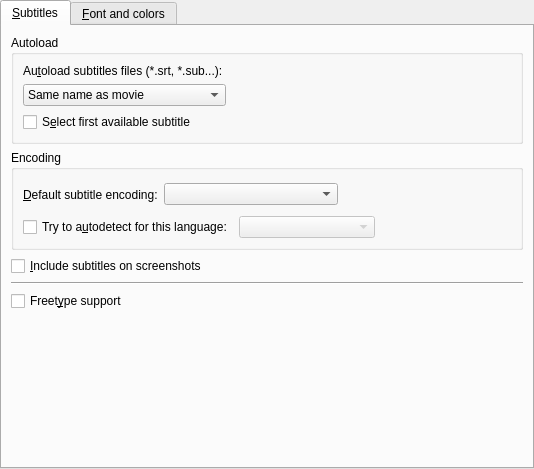
<ui version="4.0" >
 <class>PrefSubtitles</class>
 <widget class="QWidget" name="PrefSubtitles" >
  <property name="geometry" >
   <rect>
    <x>0</x>
    <y>0</y>
    <width>534</width>
    <height>469</height>
   </rect>
  </property>
  <property name="windowTitle" >
   <string/>
  </property>
  <layout class="QVBoxLayout" >
   <property name="leftMargin" >
    <number>0</number>
   </property>
   <property name="topMargin" >
    <number>0</number>
   </property>
   <property name="rightMargin" >
    <number>0</number>
   </property>
   <property name="bottomMargin" >
    <number>0</number>
   </property>
   <item>
    <widget class="QTabWidget" name="subtitles_tab" >
     <property name="currentIndex" >
      <number>0</number>
     </property>
     <widget class="QWidget" name="tab1" >
      <attribute name="title" >
       <string>&amp;Subtitles</string>
      </attribute>
      <layout class="QVBoxLayout" >
       <property name="spacing" >
        <number>6</number>
       </property>
       <item>
        <widget class="QGroupBox" name="groupBox" >
         <property name="title" >
          <string>Autoload</string>
         </property>
         <layout class="QGridLayout" >
          <property name="leftMargin" >
           <number>9</number>
          </property>
          <property name="topMargin" >
           <number>9</number>
          </property>
          <property name="rightMargin" >
           <number>9</number>
          </property>
          <property name="bottomMargin" >
           <number>9</number>
          </property>
          <property name="horizontalSpacing" >
           <number>6</number>
          </property>
          <property name="verticalSpacing" >
           <number>6</number>
          </property>
          <item row="0" column="0" >
           <widget class="QLabel" name="textLabel5" >
            <property name="text" >
             <string>Au&amp;toload subtitles files (*.srt, *.sub...):</string>
            </property>
            <property name="wordWrap" >
             <bool>false</bool>
            </property>
            <property name="buddy" >
             <cstring>font_autoload_combo</cstring>
            </property>
           </widget>
          </item>
          <item row="2" column="0" colspan="2" >
           <widget class="QCheckBox" name="font_autoload_check" >
            <property name="text" >
             <string>S&amp;elect first available subtitle</string>
            </property>
           </widget>
          </item>
          <item row="1" column="0" >
           <widget class="QComboBox" name="font_autoload_combo" >
            <item>
             <property name="text" >
              <string>Same name as movie</string>
             </property>
            </item>
            <item>
             <property name="text" >
              <string>All subs containing movie name</string>
             </property>
            </item>
            <item>
             <property name="text" >
              <string>All subs in directory</string>
             </property>
            </item>
           </widget>
          </item>
          <item row="1" column="1" >
           <spacer>
            <property name="orientation" >
             <enum>Qt::Horizontal</enum>
            </property>
            <property name="sizeType" >
             <enum>QSizePolicy::Expanding</enum>
            </property>
            <property name="sizeHint" >
             <size>
              <width>131</width>
              <height>21</height>
             </size>
            </property>
           </spacer>
          </item>
         </layout>
        </widget>
       </item>
       <item>
        <widget class="QGroupBox" name="groupBox_3" >
         <property name="title" >
          <string>Encoding</string>
         </property>
         <layout class="QVBoxLayout" >
          <item>
           <layout class="QHBoxLayout" >
            <property name="spacing" >
             <number>6</number>
            </property>
            <property name="leftMargin" >
             <number>0</number>
            </property>
            <property name="topMargin" >
             <number>0</number>
            </property>
            <property name="rightMargin" >
             <number>0</number>
            </property>
            <property name="bottomMargin" >
             <number>0</number>
            </property>
            <item>
             <widget class="QLabel" name="textLabel4" >
              <property name="text" >
               <string>&amp;Default subtitle encoding:</string>
              </property>
              <property name="wordWrap" >
               <bool>false</bool>
              </property>
              <property name="buddy" >
               <cstring>font_encoding_combo</cstring>
              </property>
             </widget>
            </item>
            <item>
             <widget class="QComboBox" name="font_encoding_combo" >
              <property name="sizePolicy" >
               <sizepolicy vsizetype="Fixed" hsizetype="Expanding" >
                <horstretch>0</horstretch>
                <verstretch>0</verstretch>
               </sizepolicy>
              </property>
              <property name="editable" >
               <bool>false</bool>
              </property>
             </widget>
            </item>
            <item>
             <spacer>
              <property name="orientation" >
               <enum>Qt::Horizontal</enum>
              </property>
              <property name="sizeType" >
               <enum>QSizePolicy::Expanding</enum>
              </property>
              <property name="sizeHint" >
               <size>
                <width>161</width>
                <height>31</height>
               </size>
              </property>
             </spacer>
            </item>
           </layout>
          </item>
          <item>
           <layout class="QHBoxLayout" >
            <property name="bottomMargin" >
             <number>0</number>
            </property>
            <item>
             <widget class="QCheckBox" name="use_enca_check" >
              <property name="text" >
               <string>Try to a&amp;utodetect for this language:</string>
              </property>
             </widget>
            </item>
            <item>
             <widget class="QComboBox" name="enca_lang_combo" >
              <property name="enabled" >
               <bool>false</bool>
              </property>
              <property name="sizePolicy" >
               <sizepolicy vsizetype="Fixed" hsizetype="Expanding" >
                <horstretch>0</horstretch>
                <verstretch>0</verstretch>
               </sizepolicy>
              </property>
             </widget>
            </item>
            <item>
             <spacer>
              <property name="orientation" >
               <enum>Qt::Horizontal</enum>
              </property>
              <property name="sizeHint" >
               <size>
                <width>40</width>
                <height>20</height>
               </size>
              </property>
             </spacer>
            </item>
           </layout>
          </item>
         </layout>
        </widget>
       </item>
       <item>
        <widget class="QCheckBox" name="subtitles_on_screeshots_check" >
         <property name="text" >
          <string>&amp;Include subtitles on screenshots</string>
         </property>
        </widget>
       </item>
       <item>
        <widget class="Line" name="line" >
         <property name="sizePolicy" >
          <sizepolicy vsizetype="Fixed" hsizetype="Expanding" >
           <horstretch>0</horstretch>
           <verstretch>0</verstretch>
          </sizepolicy>
         </property>
         <property name="orientation" >
          <enum>Qt::Horizontal</enum>
         </property>
        </widget>
       </item>
       <item>
        <widget class="QCheckBox" name="freetype_check" >
         <property name="text" >
          <string>Freet&amp;ype support</string>
         </property>
        </widget>
       </item>
       <item>
        <spacer>
         <property name="orientation" >
          <enum>Qt::Vertical</enum>
         </property>
         <property name="sizeType" >
          <enum>QSizePolicy::Expanding</enum>
         </property>
         <property name="sizeHint" >
          <size>
           <width>20</width>
           <height>20</height>
          </size>
         </property>
        </spacer>
       </item>
      </layout>
     </widget>
     <widget class="QWidget" name="tab2" >
      <attribute name="title" >
       <string>&amp;Font and colors</string>
      </attribute>
      <layout class="QGridLayout" >
       <item row="0" column="0" >
        <widget class="QPushButton" name="normal_subs_button" >
         <property name="text" >
          <string>Enable &amp;normal subtitles</string>
         </property>
         <property name="checkable" >
          <bool>true</bool>
         </property>
         <property name="autoExclusive" >
          <bool>true</bool>
         </property>
        </widget>
       </item>
       <item row="0" column="1" >
        <widget class="QPushButton" name="ass_subs_button" >
         <property name="text" >
          <string>Enable SSA/&amp;ASS subtitles</string>
         </property>
         <property name="checkable" >
          <bool>true</bool>
         </property>
         <property name="autoExclusive" >
          <bool>true</bool>
         </property>
        </widget>
       </item>
       <item row="0" column="2" >
        <spacer>
         <property name="orientation" >
          <enum>Qt::Horizontal</enum>
         </property>
         <property name="sizeHint" >
          <size>
           <width>291</width>
           <height>20</height>
          </size>
         </property>
        </spacer>
       </item>
       <item row="1" column="0" colspan="3" >
        <widget class="QStackedWidget" name="stackedWidget" >
         <property name="sizePolicy" >
          <sizepolicy vsizetype="Expanding" hsizetype="Preferred" >
           <horstretch>0</horstretch>
           <verstretch>0</verstretch>
          </sizepolicy>
         </property>
         <property name="frameShape" >
          <enum>QFrame::StyledPanel</enum>
         </property>
         <property name="frameShadow" >
          <enum>QFrame::Sunken</enum>
         </property>
         <property name="currentIndex" >
          <number>0</number>
         </property>
         <widget class="QWidget" name="normal_subs" >
          <layout class="QVBoxLayout" >
           <item>
            <widget class="QGroupBox" name="groupBox_5" >
             <property name="title" >
              <string>Font</string>
             </property>
             <layout class="QGridLayout" >
              <property name="leftMargin" >
               <number>4</number>
              </property>
              <property name="topMargin" >
               <number>4</number>
              </property>
              <property name="rightMargin" >
               <number>4</number>
              </property>
              <property name="bottomMargin" >
               <number>4</number>
              </property>
              <property name="horizontalSpacing" >
               <number>6</number>
              </property>
              <property name="verticalSpacing" >
               <number>6</number>
              </property>
              <item row="1" column="1" colspan="2" >
               <widget class="FileChooser" name="ttf_font_edit" >
                <property name="enabled" >
                 <bool>false</bool>
                </property>
               </widget>
              </item>
              <item row="2" column="1" >
               <widget class="MyFontComboBox" name="fontCombo" >
                <property name="enabled" >
                 <bool>false</bool>
                </property>
                <property name="sizePolicy" >
                 <sizepolicy vsizetype="Fixed" hsizetype="Preferred" >
                  <horstretch>0</horstretch>
                  <verstretch>0</verstretch>
                 </sizepolicy>
                </property>
               </widget>
              </item>
              <item row="0" column="0" colspan="3" >
               <widget class="QLabel" name="textLabel1" >
                <property name="text" >
                 <string>Select the font which will be used for subtitles (and OSD):</string>
                </property>
                <property name="wordWrap" >
                 <bool>false</bool>
                </property>
               </widget>
              </item>
              <item row="2" column="0" >
               <widget class="QRadioButton" name="system_font_button" >
                <property name="text" >
                 <string>S&amp;ystem font:</string>
                </property>
               </widget>
              </item>
              <item row="2" column="2" >
               <spacer>
                <property name="orientation" >
                 <enum>Qt::Horizontal</enum>
                </property>
                <property name="sizeHint" >
                 <size>
                  <width>121</width>
                  <height>20</height>
                 </size>
                </property>
               </spacer>
              </item>
              <item row="1" column="0" >
               <widget class="QRadioButton" name="ttf_font_button" >
                <property name="text" >
                 <string>&amp;TTF font:</string>
                </property>
               </widget>
              </item>
             </layout>
            </widget>
           </item>
           <item>
            <widget class="QGroupBox" name="groupBox_6" >
             <property name="title" >
              <string>Size</string>
             </property>
             <layout class="QGridLayout" >
              <property name="leftMargin" >
               <number>4</number>
              </property>
              <property name="topMargin" >
               <number>4</number>
              </property>
              <property name="rightMargin" >
               <number>4</number>
              </property>
              <property name="bottomMargin" >
               <number>4</number>
              </property>
              <property name="horizontalSpacing" >
               <number>6</number>
              </property>
              <property name="verticalSpacing" >
               <number>6</number>
              </property>
              <item row="0" column="0" colspan="3" >
               <layout class="QHBoxLayout" >
                <property name="spacing" >
                 <number>6</number>
                </property>
                <property name="leftMargin" >
                 <number>0</number>
                </property>
                <property name="topMargin" >
                 <number>0</number>
                </property>
                <property name="rightMargin" >
                 <number>0</number>
                </property>
                <property name="bottomMargin" >
                 <number>0</number>
                </property>
                <item>
                 <widget class="QLabel" name="textLabel2_2" >
                  <property name="text" >
                   <string>A&amp;utoscale:</string>
                  </property>
                  <property name="wordWrap" >
                   <bool>false</bool>
                  </property>
                  <property name="buddy" >
                   <cstring>font_autoscale_combo</cstring>
                  </property>
                 </widget>
                </item>
                <item>
                 <widget class="QComboBox" name="font_autoscale_combo" >
                  <item>
                   <property name="text" >
                    <string>No autoscale</string>
                   </property>
                  </item>
                  <item>
                   <property name="text" >
                    <string>Proportional to movie height</string>
                   </property>
                  </item>
                  <item>
                   <property name="text" >
                    <string>Proportional to movie width</string>
                   </property>
                  </item>
                  <item>
                   <property name="text" >
                    <string>Proportional to movie diagonal</string>
                   </property>
                  </item>
                 </widget>
                </item>
                <item>
                 <spacer>
                  <property name="orientation" >
                   <enum>Qt::Horizontal</enum>
                  </property>
                  <property name="sizeHint" >
                   <size>
                    <width>71</width>
                    <height>20</height>
                   </size>
                  </property>
                 </spacer>
                </item>
               </layout>
              </item>
              <item row="1" column="2" >
               <spacer>
                <property name="orientation" >
                 <enum>Qt::Horizontal</enum>
                </property>
                <property name="sizeHint" >
                 <size>
                  <width>40</width>
                  <height>20</height>
                 </size>
                </property>
               </spacer>
              </item>
              <item row="1" column="1" >
               <widget class="QDoubleSpinBox" name="font_text_scale_spin" >
                <property name="decimals" >
                 <number>1</number>
                </property>
                <property name="singleStep" >
                 <double>0.200000000000000</double>
                </property>
               </widget>
              </item>
              <item row="1" column="0" >
               <widget class="QLabel" name="scale_label" >
                <property name="text" >
                 <string>Default s&amp;cale:</string>
                </property>
                <property name="alignment" >
                 <set>Qt::AlignRight|Qt::AlignTrailing|Qt::AlignVCenter</set>
                </property>
                <property name="buddy" >
                 <cstring>font_text_scale_spin</cstring>
                </property>
               </widget>
              </item>
             </layout>
            </widget>
           </item>
           <item>
            <widget class="QGroupBox" name="groupBox_2" >
             <property name="title" >
              <string>Position</string>
             </property>
             <layout class="QVBoxLayout" >
              <property name="spacing" >
               <number>6</number>
              </property>
              <property name="leftMargin" >
               <number>9</number>
              </property>
              <property name="topMargin" >
               <number>9</number>
              </property>
              <property name="rightMargin" >
               <number>9</number>
              </property>
              <property name="bottomMargin" >
               <number>9</number>
              </property>
              <item>
               <widget class="QLabel" name="textLabel1_22" >
                <property name="text" >
                 <string>Default &amp;position of the subtitles on screen</string>
                </property>
                <property name="alignment" >
                 <set>Qt::AlignVCenter</set>
                </property>
                <property name="wordWrap" >
                 <bool>true</bool>
                </property>
                <property name="buddy" >
                 <cstring>sub_pos_slider</cstring>
                </property>
               </widget>
              </item>
              <item>
               <layout class="QHBoxLayout" >
                <property name="spacing" >
                 <number>6</number>
                </property>
                <property name="leftMargin" >
                 <number>0</number>
                </property>
                <property name="topMargin" >
                 <number>0</number>
                </property>
                <property name="rightMargin" >
                 <number>0</number>
                </property>
                <property name="bottomMargin" >
                 <number>0</number>
                </property>
                <item>
                 <widget class="QSlider" name="sub_pos_slider" >
                  <property name="sizePolicy" >
                   <sizepolicy vsizetype="Fixed" hsizetype="Expanding" >
                    <horstretch>0</horstretch>
                    <verstretch>0</verstretch>
                   </sizepolicy>
                  </property>
                  <property name="minimum" >
                   <number>0</number>
                  </property>
                  <property name="maximum" >
                   <number>100</number>
                  </property>
                  <property name="pageStep" >
                   <number>1</number>
                  </property>
                  <property name="orientation" >
                   <enum>Qt::Horizontal</enum>
                  </property>
                 </widget>
                </item>
                <item>
                 <widget class="QLabel" name="sub_pos_label" >
                  <property name="text" >
                   <string>0</string>
                  </property>
                  <property name="wordWrap" >
                   <bool>false</bool>
                  </property>
                 </widget>
                </item>
               </layout>
              </item>
              <item>
               <layout class="QHBoxLayout" >
                <property name="spacing" >
                 <number>6</number>
                </property>
                <property name="leftMargin" >
                 <number>0</number>
                </property>
                <property name="topMargin" >
                 <number>0</number>
                </property>
                <property name="rightMargin" >
                 <number>0</number>
                </property>
                <property name="bottomMargin" >
                 <number>0</number>
                </property>
                <item>
                 <widget class="QLabel" name="textLabel2_9" >
                  <property name="text" >
                   <string>Top</string>
                  </property>
                  <property name="wordWrap" >
                   <bool>false</bool>
                  </property>
                 </widget>
                </item>
                <item>
                 <spacer>
                  <property name="orientation" >
                   <enum>Qt::Horizontal</enum>
                  </property>
                  <property name="sizeType" >
                   <enum>QSizePolicy::Expanding</enum>
                  </property>
                  <property name="sizeHint" >
                   <size>
                    <width>131</width>
                    <height>20</height>
                   </size>
                  </property>
                 </spacer>
                </item>
                <item>
                 <widget class="QLabel" name="textLabel3_5" >
                  <property name="text" >
                   <string>Bottom</string>
                  </property>
                  <property name="wordWrap" >
                   <bool>false</bool>
                  </property>
                 </widget>
                </item>
               </layout>
              </item>
             </layout>
            </widget>
           </item>
           <item>
            <spacer>
             <property name="orientation" >
              <enum>Qt::Vertical</enum>
             </property>
             <property name="sizeHint" >
              <size>
               <width>490</width>
               <height>31</height>
              </size>
             </property>
            </spacer>
           </item>
          </layout>
         </widget>
         <widget class="QWidget" name="ass_subs" >
          <layout class="QVBoxLayout" >
           <item>
            <layout class="QHBoxLayout" >
             <item>
              <widget class="QLabel" name="ass_scale_label" >
               <property name="text" >
                <string>Defa&amp;ult scale:</string>
               </property>
               <property name="buddy" >
                <cstring>ass_font_scale_spin</cstring>
               </property>
              </widget>
             </item>
             <item>
              <widget class="QDoubleSpinBox" name="ass_font_scale_spin" >
               <property name="sizePolicy" >
                <sizepolicy vsizetype="Fixed" hsizetype="Maximum" >
                 <horstretch>0</horstretch>
                 <verstretch>0</verstretch>
                </sizepolicy>
               </property>
               <property name="maximum" >
                <double>100.000000000000000</double>
               </property>
               <property name="singleStep" >
                <double>0.200000000000000</double>
               </property>
              </widget>
             </item>
             <item>
              <spacer>
               <property name="orientation" >
                <enum>Qt::Horizontal</enum>
               </property>
               <property name="sizeHint" >
                <size>
                 <width>121</width>
                 <height>20</height>
                </size>
               </property>
              </spacer>
             </item>
             <item>
              <widget class="QLabel" name="label_11" >
               <property name="text" >
                <string>&amp;Line spacing:</string>
               </property>
               <property name="buddy" >
                <cstring>ass_line_spacing_spin</cstring>
               </property>
              </widget>
             </item>
             <item>
              <widget class="QSpinBox" name="ass_line_spacing_spin" >
               <property name="minimum" >
                <number>-20</number>
               </property>
               <property name="maximum" >
                <number>20</number>
               </property>
              </widget>
             </item>
            </layout>
           </item>
           <item>
            <widget class="QWidget" native="1" name="styles_container" >
             <property name="enabled" >
              <bool>true</bool>
             </property>
             <layout class="QGridLayout" >
              <property name="leftMargin" >
               <number>4</number>
              </property>
              <property name="topMargin" >
               <number>4</number>
              </property>
              <property name="rightMargin" >
               <number>4</number>
              </property>
              <property name="bottomMargin" >
               <number>4</number>
              </property>
              <item row="0" column="0" colspan="2" >
               <widget class="Line" name="line_2" >
                <property name="sizePolicy" >
                 <sizepolicy vsizetype="Fixed" hsizetype="Expanding" >
                  <horstretch>0</horstretch>
                  <verstretch>0</verstretch>
                 </sizepolicy>
                </property>
                <property name="orientation" >
                 <enum>Qt::Horizontal</enum>
                </property>
               </widget>
              </item>
              <item row="1" column="0" colspan="2" >
               <widget class="QLabel" name="label_10" >
                <property name="text" >
                 <string>The following options allows you to define the style to be used for non-styled subtitles (srt, sub...).</string>
                </property>
                <property name="wordWrap" >
                 <bool>true</bool>
                </property>
               </widget>
              </item>
              <item row="2" column="0" >
               <widget class="QGroupBox" name="groupBox_4" >
                <property name="title" >
                 <string>Font</string>
                </property>
                <layout class="QVBoxLayout" >
                 <property name="leftMargin" >
                  <number>4</number>
                 </property>
                 <property name="topMargin" >
                  <number>4</number>
                 </property>
                 <property name="rightMargin" >
                  <number>4</number>
                 </property>
                 <property name="bottomMargin" >
                  <number>4</number>
                 </property>
                 <item>
                  <layout class="QHBoxLayout" >
                   <item>
                    <widget class="MyFontComboBox" name="style_font_combo" />
                   </item>
                  </layout>
                 </item>
                 <item>
                  <layout class="QHBoxLayout" >
                   <item>
                    <widget class="QLabel" name="label" >
                     <property name="text" >
                      <string>Si&amp;ze:</string>
                     </property>
                     <property name="buddy" >
                      <cstring>style_size_spin</cstring>
                     </property>
                    </widget>
                   </item>
                   <item>
                    <widget class="QSpinBox" name="style_size_spin" >
                     <property name="sizePolicy" >
                      <sizepolicy vsizetype="Fixed" hsizetype="Preferred" >
                       <horstretch>0</horstretch>
                       <verstretch>0</verstretch>
                      </sizepolicy>
                     </property>
                     <property name="minimum" >
                      <number>1</number>
                     </property>
                     <property name="value" >
                      <number>10</number>
                     </property>
                    </widget>
                   </item>
                   <item>
                    <spacer>
                     <property name="orientation" >
                      <enum>Qt::Horizontal</enum>
                     </property>
                     <property name="sizeType" >
                      <enum>QSizePolicy::Preferred</enum>
                     </property>
                     <property name="sizeHint" >
                      <size>
                       <width>60</width>
                       <height>20</height>
                      </size>
                     </property>
                    </spacer>
                   </item>
                   <item>
                    <widget class="QCheckBox" name="style_bold_check" >
                     <property name="text" >
                      <string>Bol&amp;d</string>
                     </property>
                    </widget>
                   </item>
                   <item>
                    <widget class="QCheckBox" name="style_italic_check" >
                     <property name="text" >
                      <string>&amp;Italic</string>
                     </property>
                    </widget>
                   </item>
                  </layout>
                 </item>
                </layout>
               </widget>
              </item>
              <item row="2" column="1" >
               <widget class="QGroupBox" name="groupBox_7" >
                <property name="title" >
                 <string>Colors</string>
                </property>
                <layout class="QGridLayout" >
                 <property name="leftMargin" >
                  <number>4</number>
                 </property>
                 <property name="topMargin" >
                  <number>4</number>
                 </property>
                 <property name="rightMargin" >
                  <number>4</number>
                 </property>
                 <property name="bottomMargin" >
                  <number>4</number>
                 </property>
                 <item row="0" column="0" >
                  <widget class="QLabel" name="label_2" >
                   <property name="text" >
                    <string>&amp;Text:</string>
                   </property>
                   <property name="alignment" >
                    <set>Qt::AlignRight|Qt::AlignTrailing|Qt::AlignVCenter</set>
                   </property>
                   <property name="buddy" >
                    <cstring>style_text_color_button</cstring>
                   </property>
                  </widget>
                 </item>
                 <item row="0" column="1" >
                  <widget class="SelectColorButton" name="style_text_color_button" >
                   <property name="text" >
                    <string/>
                   </property>
                  </widget>
                 </item>
                 <item row="1" column="0" >
                  <widget class="QLabel" name="label_3" >
                   <property name="text" >
                    <string>&amp;Border:</string>
                   </property>
                   <property name="alignment" >
                    <set>Qt::AlignRight|Qt::AlignTrailing|Qt::AlignVCenter</set>
                   </property>
                   <property name="buddy" >
                    <cstring>style_border_color_button</cstring>
                   </property>
                  </widget>
                 </item>
                 <item row="1" column="1" >
                  <widget class="SelectColorButton" name="style_border_color_button" >
                   <property name="text" >
                    <string/>
                   </property>
                  </widget>
                 </item>
                </layout>
               </widget>
              </item>
              <item row="3" column="0" >
               <widget class="QGroupBox" name="groupBox_8" >
                <property name="title" >
                 <string>Margins</string>
                </property>
                <layout class="QGridLayout" >
                 <property name="leftMargin" >
                  <number>4</number>
                 </property>
                 <property name="topMargin" >
                  <number>4</number>
                 </property>
                 <property name="rightMargin" >
                  <number>4</number>
                 </property>
                 <property name="bottomMargin" >
                  <number>4</number>
                 </property>
                 <item row="0" column="0" >
                  <widget class="QLabel" name="label_7" >
                   <property name="text" >
                    <string>L&amp;eft:</string>
                   </property>
                   <property name="alignment" >
                    <set>Qt::AlignRight|Qt::AlignTrailing|Qt::AlignVCenter</set>
                   </property>
                   <property name="buddy" >
                    <cstring>style_marginl_spin</cstring>
                   </property>
                  </widget>
                 </item>
                 <item row="0" column="1" >
                  <widget class="QSpinBox" name="style_marginl_spin" />
                 </item>
                 <item row="0" column="2" >
                  <widget class="QLabel" name="label_8" >
                   <property name="text" >
                    <string>&amp;Right:</string>
                   </property>
                   <property name="alignment" >
                    <set>Qt::AlignRight|Qt::AlignTrailing|Qt::AlignVCenter</set>
                   </property>
                   <property name="buddy" >
                    <cstring>style_marginr_spin</cstring>
                   </property>
                  </widget>
                 </item>
                 <item row="0" column="3" >
                  <widget class="QSpinBox" name="style_marginr_spin" />
                 </item>
                 <item row="1" column="0" >
                  <widget class="QLabel" name="label_9" >
                   <property name="text" >
                    <string>Verti&amp;cal:</string>
                   </property>
                   <property name="alignment" >
                    <set>Qt::AlignRight|Qt::AlignTrailing|Qt::AlignVCenter</set>
                   </property>
                   <property name="buddy" >
                    <cstring>style_marginv_spin</cstring>
                   </property>
                  </widget>
                 </item>
                 <item row="1" column="1" >
                  <widget class="QSpinBox" name="style_marginv_spin" />
                 </item>
                 <item row="1" column="2" colspan="2" >
                  <spacer>
                   <property name="orientation" >
                    <enum>Qt::Horizontal</enum>
                   </property>
                   <property name="sizeHint" >
                    <size>
                     <width>101</width>
                     <height>25</height>
                    </size>
                   </property>
                  </spacer>
                 </item>
                </layout>
               </widget>
              </item>
              <item row="3" column="1" >
               <widget class="QGroupBox" name="groupBox_9" >
                <property name="title" >
                 <string>Alignment</string>
                </property>
                <layout class="QGridLayout" >
                 <property name="leftMargin" >
                  <number>4</number>
                 </property>
                 <property name="topMargin" >
                  <number>4</number>
                 </property>
                 <property name="rightMargin" >
                  <number>4</number>
                 </property>
                 <property name="bottomMargin" >
                  <number>4</number>
                 </property>
                 <item row="0" column="0" >
                  <widget class="QLabel" name="label_4" >
                   <property name="text" >
                    <string>&amp;Horizontal:</string>
                   </property>
                   <property name="alignment" >
                    <set>Qt::AlignRight|Qt::AlignTrailing|Qt::AlignVCenter</set>
                   </property>
                   <property name="buddy" >
                    <cstring>style_alignment_combo</cstring>
                   </property>
                  </widget>
                 </item>
                 <item row="0" column="1" >
                  <widget class="QComboBox" name="style_alignment_combo" />
                 </item>
                 <item row="1" column="0" >
                  <widget class="QLabel" name="label_6" >
                   <property name="text" >
                    <string>&amp;Vertical:</string>
                   </property>
                   <property name="alignment" >
                    <set>Qt::AlignRight|Qt::AlignTrailing|Qt::AlignVCenter</set>
                   </property>
                   <property name="buddy" >
                    <cstring>style_valignment_combo</cstring>
                   </property>
                  </widget>
                 </item>
                 <item row="1" column="1" >
                  <widget class="QComboBox" name="style_valignment_combo" />
                 </item>
                </layout>
               </widget>
              </item>
              <item row="4" column="0" colspan="2" >
               <layout class="QHBoxLayout" >
                <item>
                 <widget class="QLabel" name="label_5" >
                  <property name="text" >
                   <string>Border st&amp;yle:</string>
                  </property>
                  <property name="buddy" >
                   <cstring>style_border_style_combo</cstring>
                  </property>
                 </widget>
                </item>
                <item>
                 <widget class="QComboBox" name="style_border_style_combo" />
                </item>
                <item>
                 <spacer>
                  <property name="orientation" >
                   <enum>Qt::Horizontal</enum>
                  </property>
                  <property name="sizeHint" >
                   <size>
                    <width>40</width>
                    <height>20</height>
                   </size>
                  </property>
                 </spacer>
                </item>
                <item>
                 <widget class="QLabel" name="style_outline_label" >
                  <property name="text" >
                   <string>&amp;Outline:</string>
                  </property>
                  <property name="buddy" >
                   <cstring>style_outline_spin</cstring>
                  </property>
                 </widget>
                </item>
                <item>
                 <widget class="QSpinBox" name="style_outline_spin" >
                  <property name="minimum" >
                   <number>0</number>
                  </property>
                  <property name="maximum" >
                   <number>4</number>
                  </property>
                  <property name="value" >
                   <number>0</number>
                  </property>
                 </widget>
                </item>
                <item>
                 <widget class="QLabel" name="style_shadow_label" >
                  <property name="text" >
                   <string>Shado&amp;w:</string>
                  </property>
                  <property name="buddy" >
                   <cstring>style_shadow_spin</cstring>
                  </property>
                 </widget>
                </item>
                <item>
                 <widget class="QSpinBox" name="style_shadow_spin" >
                  <property name="maximum" >
                   <number>4</number>
                  </property>
                 </widget>
                </item>
               </layout>
              </item>
             </layout>
            </widget>
           </item>
           <item>
            <spacer>
             <property name="orientation" >
              <enum>Qt::Vertical</enum>
             </property>
             <property name="sizeHint" >
              <size>
               <width>479</width>
               <height>20</height>
              </size>
             </property>
            </spacer>
           </item>
          </layout>
         </widget>
        </widget>
       </item>
      </layout>
     </widget>
    </widget>
   </item>
  </layout>
 </widget>
 <customwidgets>
  <customwidget>
   <class>FileChooser</class>
   <extends>QLineEdit</extends>
   <header>filechooser.h</header>
  </customwidget>
  <customwidget>
   <class>MyFontComboBox</class>
   <extends>QFontComboBox</extends>
   <header>mycombobox.h</header>
  </customwidget>
  <customwidget>
   <class>SelectColorButton</class>
   <extends>QPushButton</extends>
   <header>selectcolorbutton.h</header>
  </customwidget>
 </customwidgets>
 <tabstops>
  <tabstop>subtitles_tab</tabstop>
  <tabstop>font_autoload_combo</tabstop>
  <tabstop>font_autoload_check</tabstop>
  <tabstop>font_encoding_combo</tabstop>
  <tabstop>use_enca_check</tabstop>
  <tabstop>enca_lang_combo</tabstop>
  <tabstop>subtitles_on_screeshots_check</tabstop>
  <tabstop>normal_subs_button</tabstop>
  <tabstop>ass_subs_button</tabstop>
  <tabstop>ttf_font_button</tabstop>
  <tabstop>ttf_font_edit</tabstop>
  <tabstop>system_font_button</tabstop>
  <tabstop>fontCombo</tabstop>
  <tabstop>font_autoscale_combo</tabstop>
  <tabstop>font_text_scale_spin</tabstop>
  <tabstop>ass_font_scale_spin</tabstop>
  <tabstop>ass_line_spacing_spin</tabstop>
  <tabstop>style_font_combo</tabstop>
  <tabstop>style_size_spin</tabstop>
  <tabstop>style_bold_check</tabstop>
  <tabstop>style_italic_check</tabstop>
  <tabstop>style_text_color_button</tabstop>
  <tabstop>style_border_color_button</tabstop>
  <tabstop>style_marginl_spin</tabstop>
  <tabstop>style_marginr_spin</tabstop>
  <tabstop>style_marginv_spin</tabstop>
  <tabstop>style_alignment_combo</tabstop>
  <tabstop>style_valignment_combo</tabstop>
  <tabstop>style_border_style_combo</tabstop>
  <tabstop>style_outline_spin</tabstop>
  <tabstop>style_shadow_spin</tabstop>
 </tabstops>
 <resources/>
 <connections>
  <connection>
   <sender>ttf_font_button</sender>
   <signal>toggled(bool)</signal>
   <receiver>ttf_font_edit</receiver>
   <slot>setEnabled(bool)</slot>
   <hints>
    <hint type="sourcelabel" >
     <x>83</x>
     <y>114</y>
    </hint>
    <hint type="destinationlabel" >
     <x>273</x>
     <y>114</y>
    </hint>
   </hints>
  </connection>
  <connection>
   <sender>system_font_button</sender>
   <signal>toggled(bool)</signal>
   <receiver>fontCombo</receiver>
   <slot>setEnabled(bool)</slot>
   <hints>
    <hint type="sourcelabel" >
     <x>74</x>
     <y>138</y>
    </hint>
    <hint type="destinationlabel" >
     <x>264</x>
     <y>138</y>
    </hint>
   </hints>
  </connection>
  <connection>
   <sender>use_enca_check</sender>
   <signal>toggled(bool)</signal>
   <receiver>enca_lang_combo</receiver>
   <slot>setEnabled(bool)</slot>
   <hints>
    <hint type="sourcelabel" >
     <x>118</x>
     <y>245</y>
    </hint>
    <hint type="destinationlabel" >
     <x>258</x>
     <y>245</y>
    </hint>
   </hints>
  </connection>
  <connection>
   <sender>sub_pos_slider</sender>
   <signal>valueChanged(int)</signal>
   <receiver>sub_pos_label</receiver>
   <slot>setNum(int)</slot>
   <hints>
    <hint type="sourcelabel" >
     <x>260</x>
     <y>353</y>
    </hint>
    <hint type="destinationlabel" >
     <x>496</x>
     <y>353</y>
    </hint>
   </hints>
  </connection>
 </connections>
</ui>
